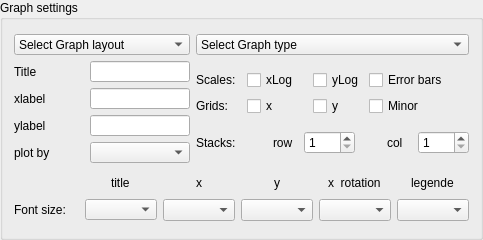
              <widget class="QGroupBox" name="groupBox_14">
               <property name="minimumSize">
                <size>
                 <width>455</width>
                 <height>240</height>
                </size>
               </property>
               <property name="maximumSize">
                <size>
                 <width>16777215</width>
                 <height>240</height>
                </size>
               </property>
               <property name="title">
                <string>Graph settings</string>
               </property>
               <layout class="QGridLayout" name="gridLayout_26">
                <item row="1" column="0">
                 <layout class="QGridLayout" name="gridLayout_25">
                  <item row="0" column="1" alignment="Qt::AlignHCenter">
                   <widget class="QLabel" name="label_12">
                    <property name="minimumSize">
                     <size>
                      <width>0</width>
                      <height>21</height>
                     </size>
                    </property>
                    <property name="maximumSize">
                     <size>
                      <width>16777215</width>
                      <height>21</height>
                     </size>
                    </property>
                    <property name="text">
                     <string>title</string>
                    </property>
                   </widget>
                  </item>
                  <item row="0" column="2" alignment="Qt::AlignHCenter">
                   <widget class="QLabel" name="label_10">
                    <property name="text">
                     <string>x</string>
                    </property>
                   </widget>
                  </item>
                  <item row="0" column="3" alignment="Qt::AlignHCenter">
                   <widget class="QLabel" name="label_11">
                    <property name="text">
                     <string>y</string>
                    </property>
                   </widget>
                  </item>
                  <item row="0" column="4" alignment="Qt::AlignHCenter">
                   <widget class="QLabel" name="label_13">
                    <property name="text">
                     <string>x  rotation</string>
                    </property>
                   </widget>
                  </item>
                  <item row="0" column="5" alignment="Qt::AlignHCenter">
                   <widget class="QLabel" name="label_14">
                    <property name="text">
                     <string>legende</string>
                    </property>
                   </widget>
                  </item>
                  <item row="1" column="0">
                   <widget class="QLabel" name="label_9">
                    <property name="text">
                     <string>Font size:</string>
                    </property>
                   </widget>
                  </item>
                  <item row="1" column="1">
                   <widget class="QComboBox" name="TitleFont_CB">
                    <property name="minimumSize">
                     <size>
                      <width>0</width>
                      <height>21</height>
                     </size>
                    </property>
                    <property name="maximumSize">
                     <size>
                      <width>1111</width>
                      <height>21</height>
                     </size>
                    </property>
                   </widget>
                  </item>
                  <item row="1" column="2">
                   <widget class="QComboBox" name="xFont_CB">
                    <property name="maximumSize">
                     <size>
                      <width>10000</width>
                      <height>16777215</height>
                     </size>
                    </property>
                   </widget>
                  </item>
                  <item row="1" column="3">
                   <widget class="QComboBox" name="yFont_CB">
                    <property name="maximumSize">
                     <size>
                      <width>10000</width>
                      <height>16777215</height>
                     </size>
                    </property>
                   </widget>
                  </item>
                  <item row="1" column="4">
                   <widget class="QComboBox" name="xLabelRot_CB">
                    <property name="maximumSize">
                     <size>
                      <width>10000</width>
                      <height>16777215</height>
                     </size>
                    </property>
                   </widget>
                  </item>
                  <item row="1" column="5">
                   <widget class="QComboBox" name="Legende_CB">
                    <property name="maximumSize">
                     <size>
                      <width>10000</width>
                      <height>16777215</height>
                     </size>
                    </property>
                   </widget>
                  </item>
                 </layout>
                </item>
                <item row="0" column="0">
                 <layout class="QGridLayout" name="gridLayout_33">
                  <item row="0" column="0">
                   <widget class="QComboBox" name="Graph_Layout_CB">
                    <property name="minimumSize">
                     <size>
                      <width>154</width>
                      <height>21</height>
                     </size>
                    </property>
                    <property name="maximumSize">
                     <size>
                      <width>16777215</width>
                      <height>21</height>
                     </size>
                    </property>
                    <property name="currentText">
                     <string>Select Graph layout</string>
                    </property>
                    <item>
                     <property name="text">
                      <string>Select Graph layout</string>
                     </property>
                    </item>
                    <item>
                     <property name="text">
                      <string>Multiple curves</string>
                     </property>
                    </item>
                    <item>
                     <property name="text">
                      <string>Stacking subplots</string>
                     </property>
                    </item>
                    <item>
                     <property name="text">
                      <string>BoxPlot</string>
                     </property>
                    </item>
                   </widget>
                  </item>
                  <item row="0" column="1">
                   <widget class="QComboBox" name="Graph_type_CB">
                    <property name="minimumSize">
                     <size>
                      <width>100</width>
                      <height>21</height>
                     </size>
                    </property>
                    <property name="maximumSize">
                     <size>
                      <width>16777215</width>
                      <height>21</height>
                     </size>
                    </property>
                    <item>
                     <property name="text">
                      <string>Select Graph type</string>
                     </property>
                    </item>
                    <item>
                     <property name="text">
                      <string>Bar</string>
                     </property>
                    </item>
                    <item>
                     <property name="text">
                      <string>Stacked Bars</string>
                     </property>
                    </item>
                    <item>
                     <property name="text">
                      <string>Lin-Lin</string>
                     </property>
                    </item>
                    <item>
                     <property name="text">
                      <string>Scatter</string>
                     </property>
                    </item>
                    <item>
                     <property name="text">
                      <string>Stairs</string>
                     </property>
                    </item>
                    <item>
                     <property name="text">
                      <string>Stacked Area</string>
                     </property>
                    </item>
                   </widget>
                  </item>
                  <item row="1" column="0">
                   <layout class="QGridLayout" name="gridLayout_30">
                    <item row="0" column="0">
                     <widget class="QLabel" name="label_8">
                      <property name="minimumSize">
                       <size>
                        <width>45</width>
                        <height>0</height>
                       </size>
                      </property>
                      <property name="maximumSize">
                       <size>
                        <width>40</width>
                        <height>16777215</height>
                       </size>
                      </property>
                      <property name="text">
                       <string>Title</string>
                      </property>
                     </widget>
                    </item>
                    <item row="0" column="1">
                     <widget class="QLineEdit" name="Curve_title">
                      <property name="minimumSize">
                       <size>
                        <width>0</width>
                        <height>21</height>
                       </size>
                      </property>
                      <property name="maximumSize">
                       <size>
                        <width>100</width>
                        <height>21</height>
                       </size>
                      </property>
                      <property name="baseSize">
                       <size>
                        <width>0</width>
                        <height>0</height>
                       </size>
                      </property>
                     </widget>
                    </item>
                    <item row="1" column="0">
                     <widget class="QLabel" name="xlabel">
                      <property name="minimumSize">
                       <size>
                        <width>45</width>
                        <height>0</height>
                       </size>
                      </property>
                      <property name="maximumSize">
                       <size>
                        <width>40</width>
                        <height>16777215</height>
                       </size>
                      </property>
                      <property name="text">
                       <string>xlabel</string>
                      </property>
                     </widget>
                    </item>
                    <item row="1" column="1">
                     <widget class="QLineEdit" name="Curve_xLabel">
                      <property name="sizePolicy">
                       <sizepolicy hsizetype="Fixed" vsizetype="Fixed">
                        <horstretch>0</horstretch>
                        <verstretch>0</verstretch>
                       </sizepolicy>
                      </property>
                      <property name="minimumSize">
                       <size>
                        <width>0</width>
                        <height>21</height>
                       </size>
                      </property>
                      <property name="maximumSize">
                       <size>
                        <width>100</width>
                        <height>21</height>
                       </size>
                      </property>
                     </widget>
                    </item>
                    <item row="2" column="0">
                     <widget class="QLabel" name="ylabel">
                      <property name="minimumSize">
                       <size>
                        <width>45</width>
                        <height>0</height>
                       </size>
                      </property>
                      <property name="maximumSize">
                       <size>
                        <width>40</width>
                        <height>16777215</height>
                       </size>
                      </property>
                      <property name="text">
                       <string>ylabel</string>
                      </property>
                     </widget>
                    </item>
                    <item row="2" column="1">
                     <widget class="QLineEdit" name="Curve_yLabel">
                      <property name="minimumSize">
                       <size>
                        <width>0</width>
                        <height>21</height>
                       </size>
                      </property>
                      <property name="maximumSize">
                       <size>
                        <width>100</width>
                        <height>21</height>
                       </size>
                      </property>
                      <property name="sizeIncrement">
                       <size>
                        <width>0</width>
                        <height>21</height>
                       </size>
                      </property>
                     </widget>
                    </item>
                    <item row="3" column="0">
                     <widget class="QLabel" name="label">
                      <property name="minimumSize">
                       <size>
                        <width>70</width>
                        <height>0</height>
                       </size>
                      </property>
                      <property name="maximumSize">
                       <size>
                        <width>45</width>
                        <height>16777215</height>
                       </size>
                      </property>
                      <property name="text">
                       <string>plot by</string>
                      </property>
                     </widget>
                    </item>
                    <item row="3" column="1">
                     <widget class="QComboBox" name="Plot_by_CB">
                      <property name="minimumSize">
                       <size>
                        <width>100</width>
                        <height>21</height>
                       </size>
                      </property>
                      <property name="maximumSize">
                       <size>
                        <width>100</width>
                        <height>21</height>
                       </size>
                      </property>
                      <property name="sizeIncrement">
                       <size>
                        <width>0</width>
                        <height>21</height>
                       </size>
                      </property>
                     </widget>
                    </item>
                   </layout>
                  </item>
                  <item row="1" column="1">
                   <layout class="QGridLayout" name="gridLayout_31">
                    <item row="0" column="0">
                     <layout class="QGridLayout" name="gridLayout_19">
                      <item row="0" column="0">
                       <widget class="QLabel" name="label_2">
                        <property name="minimumSize">
                         <size>
                          <width>45</width>
                          <height>0</height>
                         </size>
                        </property>
                        <property name="maximumSize">
                         <size>
                          <width>45</width>
                          <height>16777215</height>
                         </size>
                        </property>
                        <property name="text">
                         <string>Scales:</string>
                        </property>
                       </widget>
                      </item>
                      <item row="0" column="1">
                       <widget class="QCheckBox" name="xLog_CB">
                        <property name="minimumSize">
                         <size>
                          <width>60</width>
                          <height>0</height>
                         </size>
                        </property>
                        <property name="maximumSize">
                         <size>
                          <width>45</width>
                          <height>16777215</height>
                         </size>
                        </property>
                        <property name="text">
                         <string>xLog</string>
                        </property>
                       </widget>
                      </item>
                      <item row="0" column="2">
                       <widget class="QCheckBox" name="yLog_CB">
                        <property name="maximumSize">
                         <size>
                          <width>50</width>
                          <height>16777215</height>
                         </size>
                        </property>
                        <property name="text">
                         <string>yLog</string>
                        </property>
                       </widget>
                      </item>
                      <item row="0" column="3">
                       <widget class="QCheckBox" name="Add_error_bars_CB">
                        <property name="minimumSize">
                         <size>
                          <width>100</width>
                          <height>0</height>
                         </size>
                        </property>
                        <property name="maximumSize">
                         <size>
                          <width>50</width>
                          <height>16777215</height>
                         </size>
                        </property>
                        <property name="text">
                         <string>Error bars</string>
                        </property>
                       </widget>
                      </item>
                      <item row="1" column="0">
                       <widget class="QLabel" name="label_3">
                        <property name="minimumSize">
                         <size>
                          <width>45</width>
                          <height>0</height>
                         </size>
                        </property>
                        <property name="maximumSize">
                         <size>
                          <width>45</width>
                          <height>16777215</height>
                         </size>
                        </property>
                        <property name="text">
                         <string>Grids:</string>
                        </property>
                       </widget>
                      </item>
                      <item row="1" column="1">
                       <widget class="QCheckBox" name="xGrid_CB">
                        <property name="minimumSize">
                         <size>
                          <width>45</width>
                          <height>0</height>
                         </size>
                        </property>
                        <property name="maximumSize">
                         <size>
                          <width>45</width>
                          <height>16777215</height>
                         </size>
                        </property>
                        <property name="text">
                         <string>x</string>
                        </property>
                        <property name="checked">
                         <bool>false</bool>
                        </property>
                       </widget>
                      </item>
                      <item row="1" column="2">
                       <widget class="QCheckBox" name="yGrid_CB">
                        <property name="minimumSize">
                         <size>
                          <width>45</width>
                          <height>0</height>
                         </size>
                        </property>
                        <property name="maximumSize">
                         <size>
                          <width>45</width>
                          <height>16777215</height>
                         </size>
                        </property>
                        <property name="text">
                         <string>y</string>
                        </property>
                        <property name="checked">
                         <bool>false</bool>
                        </property>
                       </widget>
                      </item>
                      <item row="1" column="3">
                       <widget class="QCheckBox" name="MinorGrid_CB">
                        <property name="minimumSize">
                         <size>
                          <width>60</width>
                          <height>0</height>
                         </size>
                        </property>
                        <property name="maximumSize">
                         <size>
                          <width>60</width>
                          <height>16777215</height>
                         </size>
                        </property>
                        <property name="text">
                         <string>Minor</string>
                        </property>
                        <property name="checked">
                         <bool>false</bool>
                        </property>
                       </widget>
                      </item>
                     </layout>
                    </item>
                    <item row="1" column="0">
                     <layout class="QGridLayout" name="gridLayout_23">
                      <item row="0" column="2">
                       <widget class="QSpinBox" name="row_SB">
                        <property name="minimumSize">
                         <size>
                          <width>28</width>
                          <height>0</height>
                         </size>
                        </property>
                        <property name="minimum">
                         <number>1</number>
                        </property>
                       </widget>
                      </item>
                      <item row="0" column="3" alignment="Qt::AlignRight">
                       <widget class="QLabel" name="label_6">
                        <property name="minimumSize">
                         <size>
                          <width>25</width>
                          <height>0</height>
                         </size>
                        </property>
                        <property name="maximumSize">
                         <size>
                          <width>35</width>
                          <height>16777215</height>
                         </size>
                        </property>
                        <property name="text">
                         <string>col</string>
                        </property>
                       </widget>
                      </item>
                      <item row="0" column="4">
                       <widget class="QSpinBox" name="col_SB">
                        <property name="minimumSize">
                         <size>
                          <width>28</width>
                          <height>0</height>
                         </size>
                        </property>
                        <property name="minimum">
                         <number>1</number>
                        </property>
                       </widget>
                      </item>
                      <item row="0" column="1" alignment="Qt::AlignRight">
                       <widget class="QLabel" name="label_7">
                        <property name="minimumSize">
                         <size>
                          <width>25</width>
                          <height>0</height>
                         </size>
                        </property>
                        <property name="text">
                         <string>row</string>
                        </property>
                       </widget>
                      </item>
                      <item row="0" column="0">
                       <widget class="QLabel" name="label_5">
                        <property name="minimumSize">
                         <size>
                          <width>45</width>
                          <height>0</height>
                         </size>
                        </property>
                        <property name="maximumSize">
                         <size>
                          <width>40</width>
                          <height>16777215</height>
                         </size>
                        </property>
                        <property name="text">
                         <string>Stacks:</string>
                        </property>
                       </widget>
                      </item>
                     </layout>
                    </item>
                   </layout>
                  </item>
                 </layout>
                </item>
               </layout>
              </widget>
